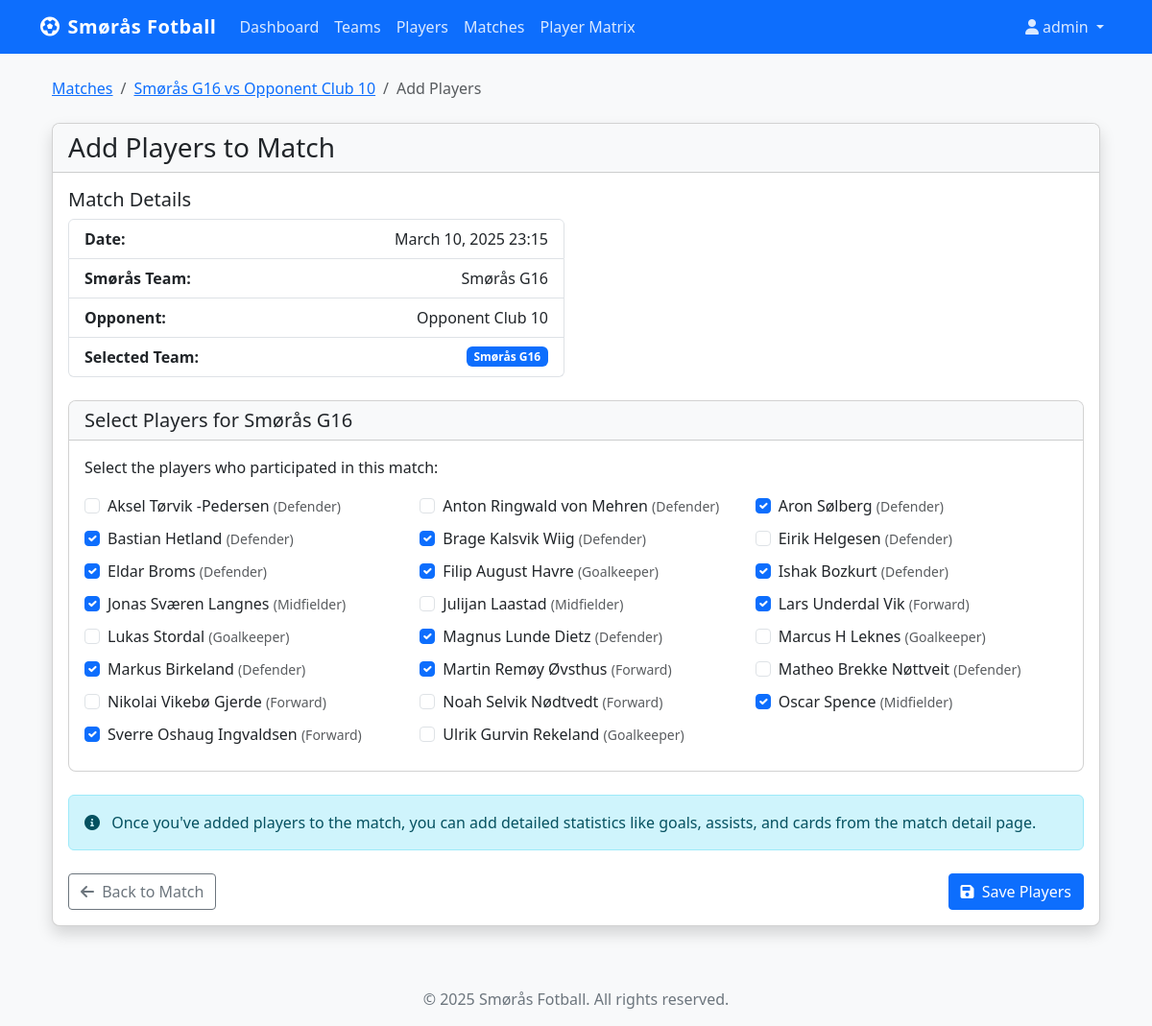
Before: /team/matches/10/add-players/2/ (signed in) with the older database file.
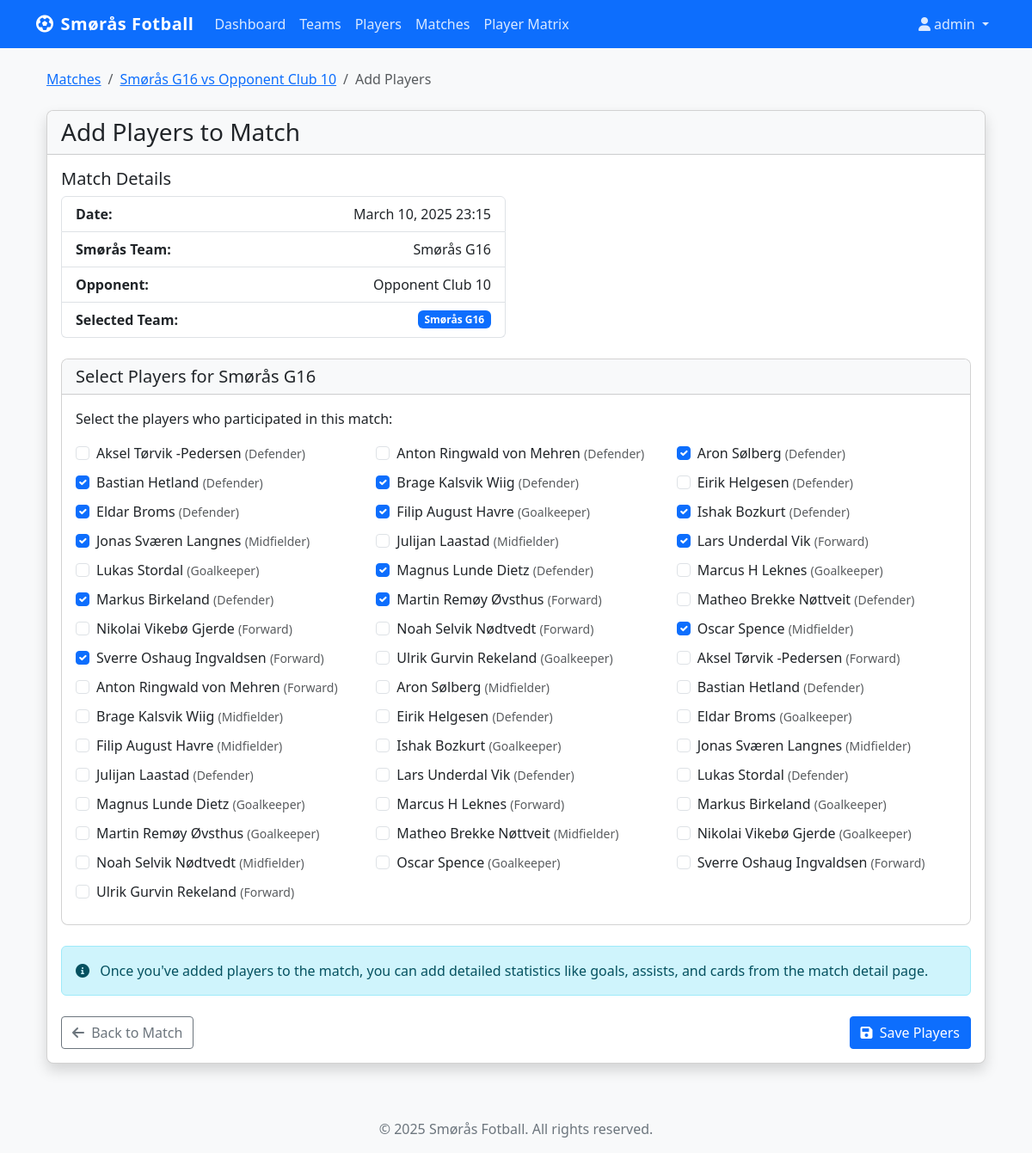
After: the same page with the newer database file.
### teammanager/models.py (models this page shows, shortened)
class Player(models.Model):
    first_name = models.CharField(max_length=100)
    last_name = models.CharField(max_length=100, blank=True, null=True)
    position = models.CharField(max_length=50, blank=True, null=True)
    date_of_birth = models.DateField(blank=True, null=True)
    email = models.EmailField(blank=True, null=True)
    phone = models.CharField(max_length=20, blank=True, null=True)
    active = models.BooleanField(default=True)
    created_at = models.DateTimeField(auto_now_add=True)

### teammanager/views.py (the view)
# urls.py: path('matches/<int:match_id>/add-players/<int:team_id>/', views.add_players_to_match, name='add-players-to-match'),
@login_required
def add_players_to_match(request, match_id, team_id):
    match = get_object_or_404(Match, pk=match_id)
    team = get_object_or_404(Team, pk=team_id)
    if match.smoras_team.id != team.id:
        return redirect('match-detail', pk=match_id)
    if request.method == 'POST':
        form = PlayerSelectionForm(match, team, request.POST)
        if form.is_valid():
            MatchAppearance.objects.filter(match=match, team=team).delete()
            selected_players = form.cleaned_data['players']
            for player in selected_players:
                MatchAppearance.objects.create(
                    player=player,
                    match=match,
                    team=team
                )
            return redirect('match-detail', pk=match_id)
    else:
        initial_players = Player.objects.filter(
            match_appearances__match=match,
            match_appearances__team=team
        )
        form = PlayerSelectionForm(match, team, initial={'players': initial_players})
    context = {
        'form': form,
        'match': match,
        'team': team,
        'opponent_name': match.opponent_name
    }
    return render(request, 'teammanager/add_players_to_match.html', context)

### teammanager/forms.py
class PlayerSelectionForm(forms.Form):
    def __init__(self, match, team, *args, **kwargs):
        super().__init__(*args, **kwargs)
        all_active_players = Player.objects.filter(active=True)
        existing_player_ids = MatchAppearance.objects.filter(match=match).values_list('player_id', flat=True)
        if kwargs.get('initial') and kwargs['initial'].get('players'):
            available_players = all_active_players
        else:
            available_players = all_active_players.exclude(id__in=existing_player_ids)
        self.fields['players'] = forms.ModelMultipleChoiceField(
            queryset=available_players,
            widget=forms.CheckboxSelectMultiple,
            required=False,
            label=f"Select players for this match"
        )
        self.match = match
        self.team = team

### templates/teammanager/add_players_to_match.html (shortened to what the changed rows need)
{% extends 'base.html' %}
{% block content %}
<div class="container">
    <div class="card shadow">
        <div class="card-body">
            <form method="post">
                <div class="card mb-4">
                    <div class="card-body">
                        {% if form.players.field.queryset %}
                            <div class="row">
                                {% for player in form.players.field.queryset %}
                                <div class="col-md-4 mb-2">
                                    <div class="form-check">
                                        <input class="form-check-input" type="checkbox" name="{{ form.players.html_name }}"
                                               value="{{ player.id }}" id="player_{{ player.id }}"
                                               {% if player.id in form.players.value %}checked{% endif %}>
                                        <label class="form-check-label" for="player_{{ player.id }}">
                                            {{ player.first_name }} {% if player.last_name %}{{ player.last_name }}{% endif %}
                                            {% if player.position %}
                                                <small class="text-muted">({{ player.position }})</small>
                                            {% endif %}
                                        </label>
                                    </div>
                                </div>
                                {% endfor %}
                            </div>
                        {% else %}
                            <div class="alert alert-warning">
                                <i class="fas fa-exclamation-triangle me-2"></i>
                                No active players found for {{ team.name }}.
                                <a href="{% url 'player-add' %}" class="alert-link">Add players</a> to the team first.
                            </div>
                        {% endif %}
                    </div>
                </div>
            </form>
        </div>
    </div>
</div>
{% endblock %}

Changed rows visible on the page:
added Player: first_name "Aksel", last_name "Tørvik -Pedersen", position "Forward"
added Player: first_name "Anton", last_name "Ringwald von Mehren", position "Forward"
added Player: first_name "Aron", last_name "Sølberg", position "Midfielder"
added Player: first_name "Bastian", last_name "Hetland", position "Defender"
added Player: first_name "Brage", last_name "Kalsvik Wiig", position "Midfielder"
added Player: first_name "Eirik", last_name "Helgesen", position "Defender"
added Player: first_name "Eldar", last_name "Broms", position "Goalkeeper"
added Player: first_name "Filip August", last_name "Havre", position "Midfielder"
added Player: first_name "Ishak", last_name "Bozkurt", position "Goalkeeper"
added Player: first_name "Jonas", last_name "Sværen Langnes", position "Midfielder"
added Player: first_name "Julijan", last_name "Laastad", position "Defender"
added Player: first_name "Lars", last_name "Underdal Vik", position "Defender"
added Player: first_name "Lukas", last_name "Stordal", position "Defender"
added Player: first_name "Magnus", last_name "Lunde Dietz", position "Goalkeeper"
added Player: first_name "Marcus", last_name "H Leknes", position "Forward"
added Player: first_name "Markus", last_name "Birkeland", position "Goalkeeper"
added Player: first_name "Martin", last_name "Remøy Øvsthus", position "Goalkeeper"
added Player: first_name "Matheo", last_name "Brekke Nøttveit", position "Midfielder"
added Player: first_name "Nikolai", last_name "Vikebø Gjerde", position "Goalkeeper"
added Player: first_name "Noah", last_name "Selvik Nødtvedt", position "Midfielder"
added Player: first_name "Oscar", last_name "Spence", position "Goalkeeper"
added Player: first_name "Sverre", last_name "Oshaug Ingvaldsen", position "Forward"
added Player: first_name "Ulrik", last_name "Gurvin Rekeland", position "Forward"
